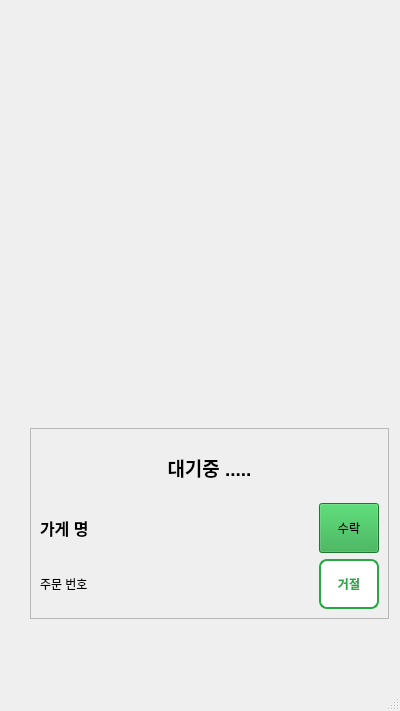
<?xml version="1.0" encoding="UTF-8"?>
<ui version="4.0">
 <class>MainWindow</class>
 <widget class="QMainWindow" name="MainWindow">
  <property name="geometry">
   <rect>
    <x>0</x>
    <y>0</y>
    <width>400</width>
    <height>711</height>
   </rect>
  </property>
  <property name="minimumSize">
   <size>
    <width>400</width>
    <height>711</height>
   </size>
  </property>
  <property name="maximumSize">
   <size>
    <width>400</width>
    <height>712</height>
   </size>
  </property>
  <property name="windowTitle">
   <string>MainWindow</string>
  </property>
  <widget class="QWidget" name="centralwidget">
   <widget class="QStackedWidget" name="stackedWidget">
    <property name="geometry">
     <rect>
      <x>20</x>
      <y>0</y>
      <width>380</width>
      <height>637</height>
     </rect>
    </property>
    <property name="currentIndex">
     <number>2</number>
    </property>
    <widget class="QWidget" name="page">
     <widget class="QWidget" name="verticalLayoutWidget">
      <property name="geometry">
       <rect>
        <x>0</x>
        <y>20</y>
        <width>382</width>
        <height>432</height>
       </rect>
      </property>
      <layout class="QVBoxLayout" name="verticalLayout">
       <item>
        <widget class="QLabel" name="label">
         <property name="minimumSize">
          <size>
           <width>380</width>
           <height>430</height>
          </size>
         </property>
         <property name="maximumSize">
          <size>
           <width>16777215</width>
           <height>430</height>
          </size>
         </property>
         <property name="text">
          <string/>
         </property>
         <property name="pixmap">
          <pixmap resource="rider_img.qrc">:/rider_img/yesom_resize_start_dil2.png</pixmap>
         </property>
        </widget>
       </item>
      </layout>
     </widget>
     <widget class="QWidget" name="verticalLayoutWidget_2">
      <property name="geometry">
       <rect>
        <x>0</x>
        <y>450</y>
        <width>382</width>
        <height>171</height>
       </rect>
      </property>
      <layout class="QVBoxLayout" name="verticalLayout_2">
       <item>
        <widget class="QPushButton" name="makeid_btn">
         <property name="minimumSize">
          <size>
           <width>380</width>
           <height>60</height>
          </size>
         </property>
         <property name="maximumSize">
          <size>
           <width>380</width>
           <height>60</height>
          </size>
         </property>
         <property name="font">
          <font>
           <pointsize>13</pointsize>
           <bold>true</bold>
          </font>
         </property>
         <property name="text">
          <string>지금 바로 가입하기</string>
         </property>
        </widget>
       </item>
       <item>
        <widget class="QPushButton" name="login_btn">
         <property name="minimumSize">
          <size>
           <width>380</width>
           <height>60</height>
          </size>
         </property>
         <property name="maximumSize">
          <size>
           <width>380</width>
           <height>60</height>
          </size>
         </property>
         <property name="font">
          <font>
           <pointsize>13</pointsize>
           <bold>true</bold>
          </font>
         </property>
         <property name="text">
          <string>로그인</string>
         </property>
        </widget>
       </item>
       <item>
        <layout class="QHBoxLayout" name="horizontalLayout">
         <item>
          <widget class="QLabel" name="label_3">
           <property name="font">
            <font>
             <pointsize>8</pointsize>
            </font>
           </property>
           <property name="text">
            <string>개인정보 처리방침</string>
           </property>
          </widget>
         </item>
         <item>
          <spacer name="horizontalSpacer">
           <property name="orientation">
            <enum>Qt::Orientation::Horizontal</enum>
           </property>
           <property name="sizeHint" stdset="0">
            <size>
             <width>40</width>
             <height>20</height>
            </size>
           </property>
          </spacer>
         </item>
         <item>
          <widget class="QLabel" name="label_2">
           <property name="font">
            <font>
             <pointsize>8</pointsize>
            </font>
           </property>
           <property name="text">
            <string>위치기반 서비스 이용약관</string>
           </property>
          </widget>
         </item>
        </layout>
       </item>
      </layout>
     </widget>
    </widget>
    <widget class="QWidget" name="page_2">
     <layout class="QGridLayout" name="gridLayout_2">
      <item row="0" column="0">
       <layout class="QHBoxLayout" name="horizontalLayout_2">
        <item>
         <widget class="QPushButton" name="return_btn">
          <property name="minimumSize">
           <size>
            <width>40</width>
            <height>40</height>
           </size>
          </property>
          <property name="maximumSize">
           <size>
            <width>40</width>
            <height>40</height>
           </size>
          </property>
          <property name="styleSheet">
           <string notr="true">QPushButton {
    background-color: white;       /* 배경: 흰색 */
    color: #28a745;                /* 글씨: 초록 */
    border: 2px solid #28a745;     /* 테두리: 초록 */
    border-radius: 8px;            /* 둥근 테두리 */
    font-weight: bold;
}

QPushButton:hover {
    background-color: #e8f5e9;     /* hover 시 살짝 연한 초록 배경 (선택사항) */
}

QPushButton:pressed {
    background-color: #c8e6c9;     /* 클릭 시 더 진한 초록 배경 (선택사항) */
}</string>
          </property>
          <property name="text">
           <string/>
          </property>
          <property name="icon">
           <iconset resource="rider_img.qrc">
            <normaloff>:/rider_img/left.png</normaloff>:/rider_img/left.png</iconset>
          </property>
         </widget>
        </item>
        <item>
         <widget class="QLabel" name="login_text">
          <property name="minimumSize">
           <size>
            <width>0</width>
            <height>40</height>
           </size>
          </property>
          <property name="maximumSize">
           <size>
            <width>16777215</width>
            <height>40</height>
           </size>
          </property>
          <property name="font">
           <font>
            <pointsize>13</pointsize>
            <bold>true</bold>
           </font>
          </property>
          <property name="text">
           <string>로그인</string>
          </property>
         </widget>
        </item>
        <item>
         <spacer name="horizontalSpacer_2">
          <property name="orientation">
           <enum>Qt::Orientation::Horizontal</enum>
          </property>
          <property name="sizeHint" stdset="0">
           <size>
            <width>40</width>
            <height>20</height>
           </size>
          </property>
         </spacer>
        </item>
       </layout>
      </item>
      <item row="3" column="0">
       <layout class="QVBoxLayout" name="verticalLayout_4">
        <item>
         <widget class="QPushButton" name="go_login">
          <property name="minimumSize">
           <size>
            <width>360</width>
            <height>80</height>
           </size>
          </property>
          <property name="maximumSize">
           <size>
            <width>360</width>
            <height>80</height>
           </size>
          </property>
          <property name="font">
           <font>
            <pointsize>13</pointsize>
            <bold>true</bold>
           </font>
          </property>
          <property name="text">
           <string>인증 후 로그인</string>
          </property>
         </widget>
        </item>
       </layout>
      </item>
      <item row="1" column="0">
       <layout class="QVBoxLayout" name="verticalLayout_6">
        <item>
         <widget class="QLabel" name="label_6">
          <property name="minimumSize">
           <size>
            <width>360</width>
            <height>350</height>
           </size>
          </property>
          <property name="maximumSize">
           <size>
            <width>360</width>
            <height>400</height>
           </size>
          </property>
          <property name="text">
           <string/>
          </property>
          <property name="pixmap">
           <pixmap resource="rider_img.qrc">:/rider_img/yesom_resize_start_dil2.png</pixmap>
          </property>
          <property name="scaledContents">
           <bool>true</bool>
          </property>
         </widget>
        </item>
       </layout>
      </item>
      <item row="2" column="0">
       <layout class="QGridLayout" name="gridLayout_3">
        <property name="bottomMargin">
         <number>0</number>
        </property>
        <property name="spacing">
         <number>0</number>
        </property>
        <item row="2" column="0">
         <widget class="QLabel" name="label_8">
          <property name="minimumSize">
           <size>
            <width>50</width>
            <height>50</height>
           </size>
          </property>
          <property name="maximumSize">
           <size>
            <width>50</width>
            <height>50</height>
           </size>
          </property>
          <property name="text">
           <string/>
          </property>
          <property name="pixmap">
           <pixmap resource="rider_img.qrc">:/rider_img/makeid_3.png</pixmap>
          </property>
          <property name="scaledContents">
           <bool>true</bool>
          </property>
         </widget>
        </item>
        <item row="1" column="0">
         <widget class="QLabel" name="label_7">
          <property name="minimumSize">
           <size>
            <width>50</width>
            <height>50</height>
           </size>
          </property>
          <property name="maximumSize">
           <size>
            <width>50</width>
            <height>50</height>
           </size>
          </property>
          <property name="sizeIncrement">
           <size>
            <width>50</width>
            <height>50</height>
           </size>
          </property>
          <property name="baseSize">
           <size>
            <width>50</width>
            <height>50</height>
           </size>
          </property>
          <property name="text">
           <string/>
          </property>
          <property name="pixmap">
           <pixmap resource="rider_img.qrc">:/rider_img/makeid_messagebox.png</pixmap>
          </property>
          <property name="scaledContents">
           <bool>true</bool>
          </property>
         </widget>
        </item>
        <item row="2" column="1">
         <widget class="QLineEdit" name="insert_pw">
          <property name="minimumSize">
           <size>
            <width>270</width>
            <height>60</height>
           </size>
          </property>
          <property name="maximumSize">
           <size>
            <width>270</width>
            <height>60</height>
           </size>
          </property>
          <property name="sizeIncrement">
           <size>
            <width>230</width>
            <height>0</height>
           </size>
          </property>
          <property name="styleSheet">
           <string notr="true">QLineEdit {
    border: none;
    background: white;  /* 필요 시 배경 설정 */
    color: black;        /* 글자색 */
}</string>
          </property>
         </widget>
        </item>
        <item row="1" column="1">
         <widget class="QLineEdit" name="insert_pnum">
          <property name="minimumSize">
           <size>
            <width>270</width>
            <height>60</height>
           </size>
          </property>
          <property name="maximumSize">
           <size>
            <width>270</width>
            <height>60</height>
           </size>
          </property>
          <property name="styleSheet">
           <string notr="true">QLineEdit {
    border: none;
    background: white;  /* 필요 시 배경 설정 */
    color: black;        /* 글자색 */
}</string>
          </property>
         </widget>
        </item>
       </layout>
      </item>
     </layout>
    </widget>
    <widget class="QWidget" name="page_3">
     <widget class="QWidget" name="verticalLayoutWidget_6">
      <property name="geometry">
       <rect>
        <x>9</x>
        <y>9</y>
        <width>362</width>
        <height>82</height>
       </rect>
      </property>
      <layout class="QVBoxLayout" name="verticalLayout_5">
       <item>
        <widget class="QLabel" name="label_5">
         <property name="minimumSize">
          <size>
           <width>360</width>
           <height>70</height>
          </size>
         </property>
         <property name="maximumSize">
          <size>
           <width>360</width>
           <height>70</height>
          </size>
         </property>
         <property name="text">
          <string/>
         </property>
         <property name="pixmap">
          <pixmap resource="rider_img.qrc">:/rider_img/yesom_resize_upbar.png</pixmap>
         </property>
        </widget>
       </item>
      </layout>
     </widget>
     <widget class="QWidget" name="widget" native="true">
      <property name="geometry">
       <rect>
        <x>10</x>
        <y>100</y>
        <width>351</width>
        <height>321</height>
       </rect>
      </property>
      <widget class="QLabel" name="back_ground">
       <property name="geometry">
        <rect>
         <x>0</x>
         <y>10</y>
         <width>380</width>
         <height>303</height>
        </rect>
       </property>
       <property name="minimumSize">
        <size>
         <width>380</width>
         <height>303</height>
        </size>
       </property>
       <property name="maximumSize">
        <size>
         <width>380</width>
         <height>303</height>
        </size>
       </property>
       <property name="sizeIncrement">
        <size>
         <width>369</width>
         <height>369</height>
        </size>
       </property>
       <property name="text">
        <string/>
       </property>
       <property name="pixmap">
        <pixmap resource="rider_img.qrc">:/rider_img/rider_main.jpg</pixmap>
       </property>
       <property name="scaledContents">
        <bool>true</bool>
       </property>
      </widget>
     </widget>
     <widget class="QScrollArea" name="scrollArea">
      <property name="geometry">
       <rect>
        <x>10</x>
        <y>428</y>
        <width>359</width>
        <height>191</height>
       </rect>
      </property>
      <property name="widgetResizable">
       <bool>true</bool>
      </property>
      <widget class="QWidget" name="scrollAreaWidgetContents">
       <property name="geometry">
        <rect>
         <x>0</x>
         <y>0</y>
         <width>357</width>
         <height>189</height>
        </rect>
       </property>
       <layout class="QGridLayout" name="gridLayout_5">
        <item row="1" column="0">
         <layout class="QGridLayout" name="gridLayout_4">
          <item row="1" column="0">
           <widget class="QLabel" name="order_num_show">
            <property name="text">
             <string>주문 번호</string>
            </property>
           </widget>
          </item>
          <item row="0" column="0">
           <widget class="QLabel" name="store_name_show">
            <property name="font">
             <font>
              <pointsize>12</pointsize>
              <bold>true</bold>
             </font>
            </property>
            <property name="text">
             <string>가게 명</string>
            </property>
           </widget>
          </item>
          <item row="0" column="1">
           <widget class="QPushButton" name="yes_btn">
            <property name="minimumSize">
             <size>
              <width>60</width>
              <height>50</height>
             </size>
            </property>
            <property name="maximumSize">
             <size>
              <width>60</width>
              <height>50</height>
             </size>
            </property>
            <property name="styleSheet">
             <string notr="true">QPushButton {
    background-color: #28a745;  /* 초록색 (Bootstrap Green) /
    color: white;               / 글씨색: 흰색 /
    border: none;               / 테두리 없음 /
    border-radius: 8px;         / 모서리 둥글게 /
}
QPushButton:hover {
    background-color: #218838;  / hover 시 더 진한 초록 /
}
QPushButton:pressed {
    background-color: #1e7e34;  / 클릭 시 더 진한 초록 */
}</string>
            </property>
            <property name="text">
             <string>수락</string>
            </property>
           </widget>
          </item>
          <item row="1" column="1">
           <widget class="QPushButton" name="no_btn">
            <property name="minimumSize">
             <size>
              <width>60</width>
              <height>50</height>
             </size>
            </property>
            <property name="maximumSize">
             <size>
              <width>60</width>
              <height>50</height>
             </size>
            </property>
            <property name="styleSheet">
             <string notr="true">QPushButton {
    background-color: white;       /* 배경: 흰색 */
    color: #28a745;                /* 글씨: 초록 */
    border: 2px solid #28a745;     /* 테두리: 초록 */
    border-radius: 8px;            /* 둥근 테두리 */
    font-weight: bold;
}

QPushButton:hover {
    background-color: #e8f5e9;     /* hover 시 살짝 연한 초록 배경 (선택사항) */
}

QPushButton:pressed {
    background-color: #c8e6c9;     /* 클릭 시 더 진한 초록 배경 (선택사항) */
}
</string>
            </property>
            <property name="text">
             <string>거절</string>
            </property>
           </widget>
          </item>
         </layout>
        </item>
        <item row="0" column="0">
         <widget class="QLabel" name="waiting">
          <property name="font">
           <font>
            <pointsize>14</pointsize>
            <bold>true</bold>
           </font>
          </property>
          <property name="text">
           <string>대기중 .....</string>
          </property>
          <property name="alignment">
           <set>Qt::AlignmentFlag::AlignCenter</set>
          </property>
         </widget>
        </item>
       </layout>
      </widget>
     </widget>
    </widget>
    <widget class="QWidget" name="page_4">
     <widget class="QWidget" name="widget_2" native="true">
      <property name="geometry">
       <rect>
        <x>11</x>
        <y>101</y>
        <width>351</width>
        <height>321</height>
       </rect>
      </property>
      <widget class="QLabel" name="back_ground_2">
       <property name="geometry">
        <rect>
         <x>0</x>
         <y>10</y>
         <width>380</width>
         <height>303</height>
        </rect>
       </property>
       <property name="minimumSize">
        <size>
         <width>380</width>
         <height>303</height>
        </size>
       </property>
       <property name="maximumSize">
        <size>
         <width>380</width>
         <height>303</height>
        </size>
       </property>
       <property name="sizeIncrement">
        <size>
         <width>369</width>
         <height>369</height>
        </size>
       </property>
       <property name="text">
        <string/>
       </property>
       <property name="pixmap">
        <pixmap resource="rider_img.qrc">:/rider_img/rider_main.jpg</pixmap>
       </property>
       <property name="scaledContents">
        <bool>true</bool>
       </property>
      </widget>
     </widget>
     <widget class="QWidget" name="verticalLayoutWidget_7">
      <property name="geometry">
       <rect>
        <x>10</x>
        <y>10</y>
        <width>362</width>
        <height>82</height>
       </rect>
      </property>
      <layout class="QVBoxLayout" name="verticalLayout_7">
       <item>
        <widget class="QLabel" name="label_12">
         <property name="minimumSize">
          <size>
           <width>70</width>
           <height>80</height>
          </size>
         </property>
         <property name="maximumSize">
          <size>
           <width>360</width>
           <height>70</height>
          </size>
         </property>
         <property name="text">
          <string/>
         </property>
         <property name="pixmap">
          <pixmap resource="rider_img.qrc">:/rider_img/yesom_resize_upbar.png</pixmap>
         </property>
        </widget>
       </item>
      </layout>
     </widget>
     <widget class="QWidget" name="horizontalLayoutWidget_4">
      <property name="geometry">
       <rect>
        <x>10</x>
        <y>420</y>
        <width>351</width>
        <height>211</height>
       </rect>
      </property>
      <layout class="QHBoxLayout" name="horizontalLayout_6">
       <item>
        <layout class="QVBoxLayout" name="verticalLayout_3">
         <item>
          <widget class="QLabel" name="store_name">
           <property name="font">
            <font>
             <pointsize>12</pointsize>
             <bold>true</bold>
            </font>
           </property>
           <property name="text">
            <string>가게 명</string>
           </property>
          </widget>
         </item>
         <item>
          <widget class="QLabel" name="store_addr">
           <property name="text">
            <string>가게주소</string>
           </property>
          </widget>
         </item>
         <item>
          <widget class="QLabel" name="order_num">
           <property name="text">
            <string>주문번호</string>
           </property>
          </widget>
         </item>
         <item>
          <widget class="QLabel" name="request">
           <property name="text">
            <string>요청사항</string>
           </property>
          </widget>
         </item>
        </layout>
       </item>
       <item>
        <widget class="QPushButton" name="finish_pickup">
         <property name="minimumSize">
          <size>
           <width>80</width>
           <height>80</height>
          </size>
         </property>
         <property name="maximumSize">
          <size>
           <width>80</width>
           <height>80</height>
          </size>
         </property>
         <property name="styleSheet">
          <string notr="true">QPushButton {
    background-color: #28a745;  /* 초록색 (Bootstrap Green) /
    color: white;               / 글씨색: 흰색 /
    border: none;               / 테두리 없음 /
    border-radius: 8px;         / 모서리 둥글게 /
}
QPushButton:hover {
    background-color: #218838;  / hover 시 더 진한 초록 /
}
QPushButton:pressed {
    background-color: #1e7e34;  / 클릭 시 더 진한 초록 */
}</string>
         </property>
         <property name="text">
          <string>픽업 완료</string>
         </property>
        </widget>
       </item>
      </layout>
     </widget>
    </widget>
    <widget class="QWidget" name="page_5">
     <widget class="QWidget" name="widget_3" native="true">
      <property name="geometry">
       <rect>
        <x>11</x>
        <y>101</y>
        <width>351</width>
        <height>291</height>
       </rect>
      </property>
      <widget class="QLabel" name="back_ground_3">
       <property name="geometry">
        <rect>
         <x>0</x>
         <y>-20</y>
         <width>380</width>
         <height>303</height>
        </rect>
       </property>
       <property name="minimumSize">
        <size>
         <width>380</width>
         <height>303</height>
        </size>
       </property>
       <property name="maximumSize">
        <size>
         <width>380</width>
         <height>303</height>
        </size>
       </property>
       <property name="sizeIncrement">
        <size>
         <width>369</width>
         <height>350</height>
        </size>
       </property>
       <property name="text">
        <string/>
       </property>
       <property name="pixmap">
        <pixmap resource="rider_img.qrc">:/rider_img/rider_main.jpg</pixmap>
       </property>
       <property name="scaledContents">
        <bool>true</bool>
       </property>
      </widget>
     </widget>
     <widget class="QWidget" name="verticalLayoutWidget_8">
      <property name="geometry">
       <rect>
        <x>10</x>
        <y>10</y>
        <width>362</width>
        <height>82</height>
       </rect>
      </property>
      <layout class="QVBoxLayout" name="verticalLayout_9">
       <item>
        <widget class="QLabel" name="label_13">
         <property name="minimumSize">
          <size>
           <width>360</width>
           <height>70</height>
          </size>
         </property>
         <property name="maximumSize">
          <size>
           <width>360</width>
           <height>70</height>
          </size>
         </property>
         <property name="text">
          <string/>
         </property>
         <property name="pixmap">
          <pixmap resource="rider_img.qrc">:/rider_img/yesom_resize_upbar.png</pixmap>
         </property>
        </widget>
       </item>
      </layout>
     </widget>
     <widget class="QWidget" name="horizontalLayoutWidget_5">
      <property name="geometry">
       <rect>
        <x>10</x>
        <y>410</y>
        <width>351</width>
        <height>221</height>
       </rect>
      </property>
      <layout class="QHBoxLayout" name="horizontalLayout_7">
       <item>
        <layout class="QVBoxLayout" name="verticalLayout_10">
         <item>
          <widget class="QLabel" name="coust_addr">
           <property name="text">
            <string>손님 주소</string>
           </property>
          </widget>
         </item>
         <item>
          <widget class="QLabel" name="order_num_2">
           <property name="text">
            <string>주문번호</string>
           </property>
          </widget>
         </item>
         <item>
          <widget class="QLabel" name="request_2">
           <property name="text">
            <string>요청사항</string>
           </property>
          </widget>
         </item>
        </layout>
       </item>
       <item>
        <widget class="QPushButton" name="finish_dil">
         <property name="minimumSize">
          <size>
           <width>80</width>
           <height>80</height>
          </size>
         </property>
         <property name="maximumSize">
          <size>
           <width>80</width>
           <height>80</height>
          </size>
         </property>
         <property name="styleSheet">
          <string notr="true">QPushButton {
    background-color: #28a745;  /* 초록색 (Bootstrap Green) /
    color: white;               / 글씨색: 흰색 /
    border: none;               / 테두리 없음 /
    border-radius: 8px;         / 모서리 둥글게 /
}
QPushButton:hover {
    background-color: #218838;  / hover 시 더 진한 초록 /
}
QPushButton:pressed {
    background-color: #1e7e34;  / 클릭 시 더 진한 초록 */
}</string>
         </property>
         <property name="text">
          <string>배달 완료</string>
         </property>
        </widget>
       </item>
      </layout>
     </widget>
    </widget>
    <widget class="QWidget" name="page_6"/>
   </widget>
  </widget>
  <widget class="QMenuBar" name="menubar">
   <property name="geometry">
    <rect>
     <x>0</x>
     <y>0</y>
     <width>400</width>
     <height>23</height>
    </rect>
   </property>
  </widget>
  <widget class="QStatusBar" name="statusbar"/>
 </widget>
 <resources>
  <include location="rider_img.qrc"/>
 </resources>
 <connections/>
</ui>
